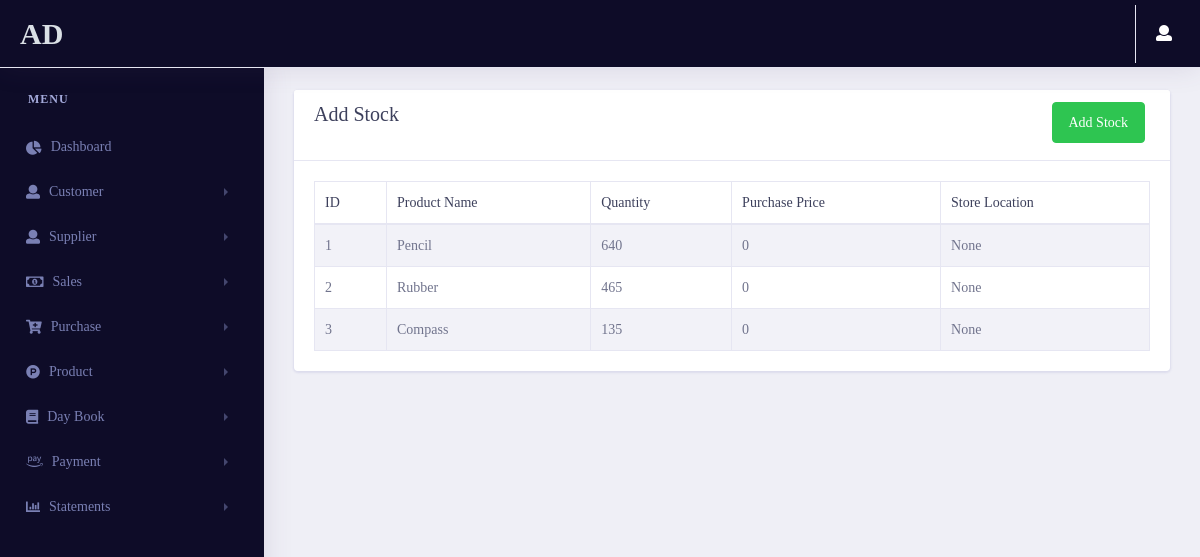
Page /statement/list_stock/ (signed in) on the earlier database version.
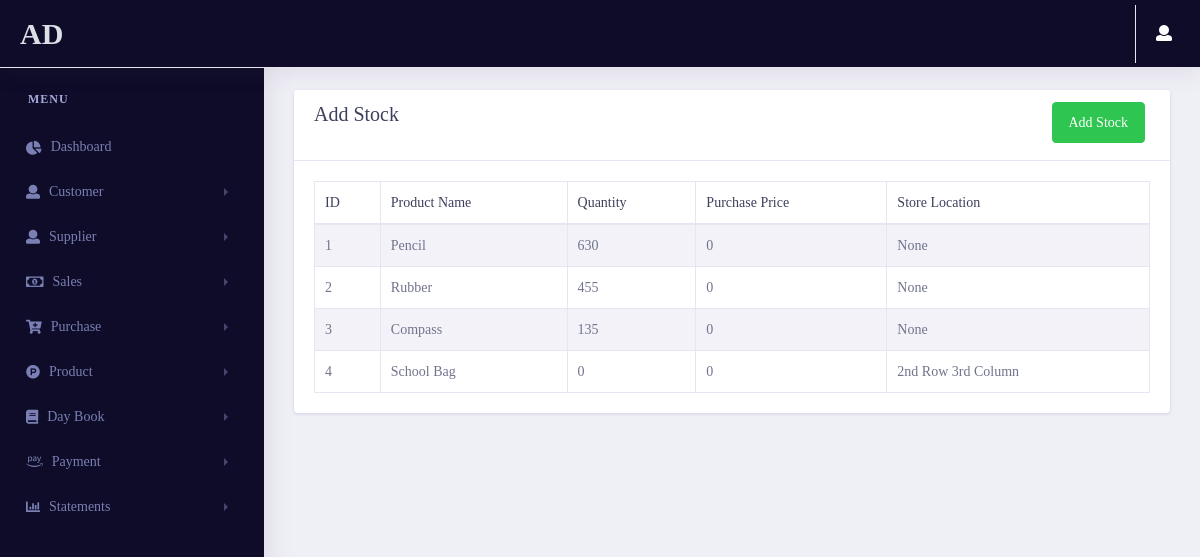
Same page on the later database version.
### products/models.py (models this page shows, shortened)
class Stock_estimate(models.Model):
    product = models.OneToOneField(Product_estimate,on_delete=models.CASCADE)
    quantity = models.IntegerField(null=True,blank=True,default=0)
    purchase_price = models.IntegerField(null=True,blank=True,default=0)
    id = models.UUIDField(default=uuid.uuid4 , unique=True , primary_key=True , editable=False)
    class Meta:
        indexes = [models.Index(fields=('product' , 'id'))]

class Product_estimate(models.Model):
    product_name = models.CharField(max_length=100)
    product_categ = models.CharField(max_length=50)
    unit = models.CharField(max_length=50)
    selling_price = models.FloatField()
    store_location = models.CharField(max_length=50)
    supplier = models.ForeignKey(Supplier_estimate , on_delete=models.CASCADE , blank=True,null=True)
    minimum_stock=models.IntegerField()
    id = models.UUIDField(default=uuid.uuid4 , unique=True , primary_key=True , editable=False)
    def __str__(self):
        return self.product_name
    class Meta:
        indexes = [models.Index(fields=('product_name' , 'id' , 'supplier'))]

### statements/views.py (the view, shortened to what this page needs)
# urls.py: path('list_stock/',views.list_stock,name="list_stock"),
@login_required(login_url='login')
def list_stock(request):
    try:
        if request.user.groups.filter(name='Estimate').exists():
            stock_data = Stock_estimate.objects.all()
        if request.user.groups.filter(name='GST').exists():
            stock_data = Stock_gst.objects.all()
        context = {
            'stock_data' : stock_data
        }
        return render(request, 'statements/stock.html',context)
    except:
        return redirect('error404')

### pages/templatetags/user_auth.py (called while the page is built)
@register.filter(name='has_group')
def has_group(user, group_name):
    group = Group.objects.get(name=group_name)
    return True if group in user.groups.all() else False

### statements/templates/statements/stock.html (shortened to what this page needs)
{% extends 'pages/base.html' %}
{% load user_auth %}
{% load static %}
{% block content %}
<link rel="stylesheet" href="{% static 'vendor/bootstrap/css/bootstrap.min.css' %}">
<link href="{% static 'vendor/fonts/circular-std/style.css' %}" rel="stylesheet">
<link rel="stylesheet" href="{% static 'libs/css/style.css' %}">
<link rel="stylesheet" href="{% static 'vendor/fonts/fontawesome/css/fontawesome-all.css' %}">
<link rel="stylesheet" type="text/css" href="{% static 'vendor/datatables/css/dataTables.bootstrap4.css' %}">
{% if request.user|has_group:"Estimate" %}
<div class="row">
    <div class="col-xl-12 col-lg-12 col-md-12 col-sm-12 col-12">
        <div class="card">
            <div class="card-header">
                <h3 class="align-middle">Add Stock
                    <button type="submit" class="btn btn-space btn-success rounded float-right" data-toggle="modal" data-target="#exampleModal">
                        Add Stock
                    </button>
                </h3>
            </div>
            <div class="card-body">
                <div class="table-responsive">
                    <table class="table table-striped table-bordered first" id="example">
                        <thead>
                        <tr>
                            <th>ID</th>
                            <th>Product Name</th>
                            <th>Quantity</th>
                            <th>Purchase Price</th>
                            <th>Store Location</th>
                        </tr>
                        </thead>
                        <tbody>
                        {% for i in stock_data %}
                        <tr>
                            <td>{{forloop.counter}}</td>
                            <td>{{i.product}}</td>
                            <td>{{i.quantity}}</td>
                            <td>{{i.purchase_price}}</td>
                            <td>{{i.product.store_location}}</td>
                        </tr>
                        {% endfor %}
                        </tbody>
                    </table>
                </div>
            </div>
        </div>
    </div>
</div>
{% endif %}
{% endblock content %}

Differences in the rows shown:
changed Stock_estimate "Pencil": quantity "640" → "630"
changed Stock_estimate "Rubber": quantity "465" → "455"
added Stock_estimate: product "School Bag", quantity "0", purchase_price "0", product.store_location "2nd Row 3rd Column"
